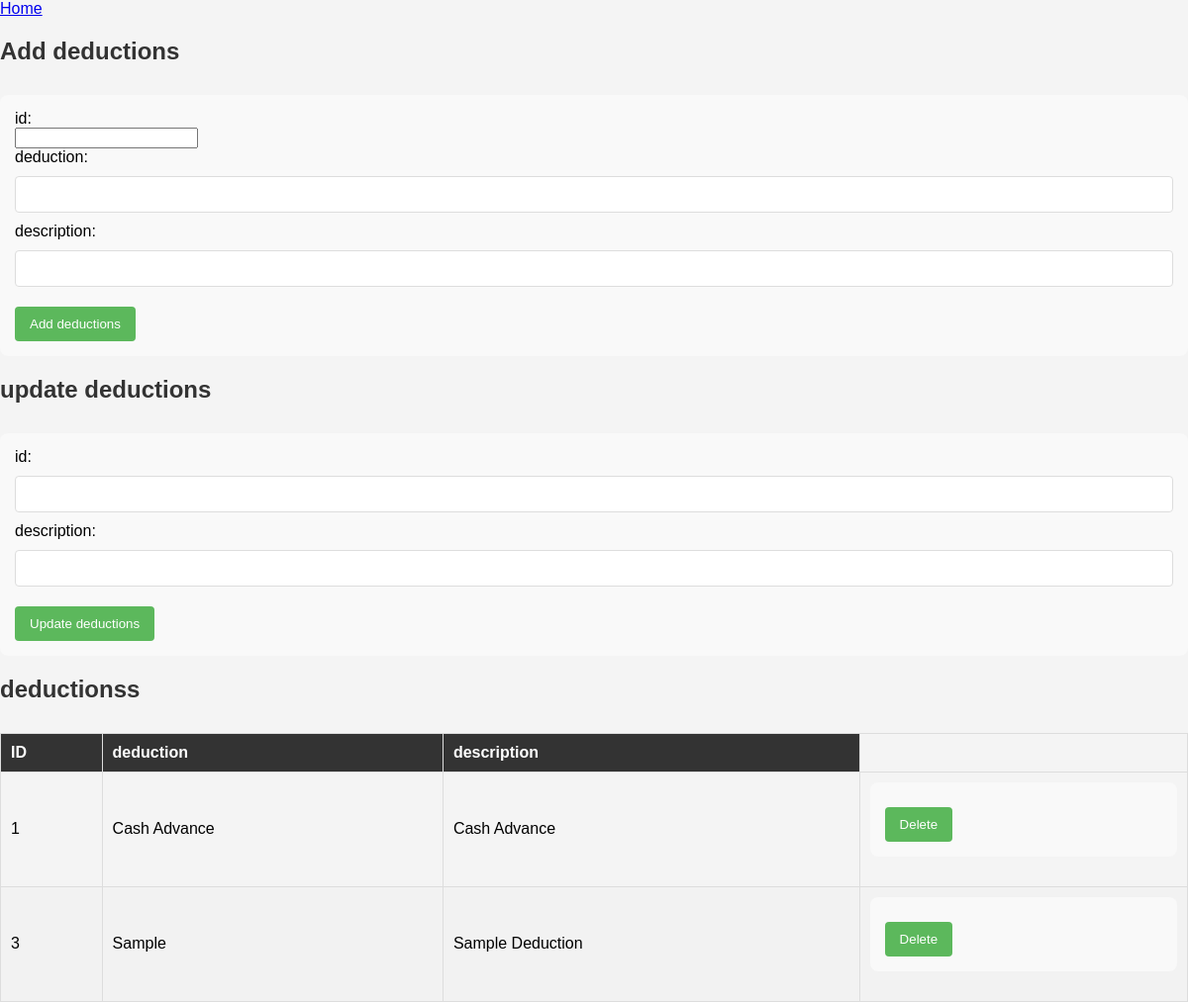
The app's page /DEDUCTION_LIST.php with its own data.
### tables this page shows
CREATE TABLE `deductions` (
  `id` int(30) NOT NULL,
  `deduction` text NOT NULL,
  `description` text NOT NULL
);

### DEDUCTION_LIST.php (the view, shortened to what this page needs)
<?php include 'db_connect.php' ?>
<nav class="sidebar">
  <a href="index.php">Home</a>
</nav>
<?php
try {
    $pdo = new PDO("mysql:host=$host;dbname=$dbname;charset=utf8", $username, $password);
    $pdo->setAttribute(PDO::ATTR_ERRMODE, PDO::ERRMODE_EXCEPTION);
} catch (PDOException $e) {
    echo "Connection failed: " . $e->getMessage();
}
$stmt = $pdo->query("SELECT * FROM deductions");
$deductions = $stmt->fetchAll(PDO::FETCH_ASSOC);
?>
<!DOCTYPE html>
<html lang="en">
<head>
<link rel="stylesheet" href="style_employee.css">
</head>
<body>
    <h2>Add deductions</h2>
    <form method="post">
        id:<br><input type="int" name="id"><br>
        deduction:<input type="text" name="deduction">
        description:<input type="text" name="description">
        <input type="submit" name="add" value="Add deductions">
    </form>
    <h2>update deductions</h2>
    <form method="post">
    id:<input type="number" name="id">
        description:<input type="text" name="description">
        <input type="submit" name="update" value="Update deductions">
    </form>
    <h2>deductionss</h2>
    <table>
        <thead>
            <tr>
                <th>ID</th>
                <th>deduction</th>
                <th>description</th>
            </tr>
        </thead>
        <tbody>
            <?php foreach ($deductions as $deductions): ?>
            <tr>
                <td><?= htmlspecialchars($deductions['id']) ?></td>
                <td><?= htmlspecialchars($deductions['deduction']) ?></td>
                <td><?= htmlspecialchars($deductions['description']) ?></td>
                <td>
                    <form method="post">
                        <input type="submit" name="delete" value="Delete">
                    </form>
                </td>
            </tr>
            <?php endforeach; ?>
        </tbody>
    </table>
</body>
</html>

### style_employee.css (style rules this page uses)
body { font-family: 'Arial', sans-serif; margin: 0; padding: 0; background-color: #f4f4f4; }
h2 { color: #333; padding-bottom: 10px; }
form { margin-bottom: 20px; background: #f9f9f9; padding: 15px; border-radius: 8px; }
input[type="text"], input[type="number"], input[type="date"], select { width: 100%; padding: 10px; margin: 10px 0; border-radius: 4px; border: 1px solid #ddd; box-sizing: border-box; }
input[type="submit"] { background-color: #5cb85c; color: white; padding: 10px 15px; border: none; border-radius: 4px; cursor: pointer; margin-top: 10px; }
table { width: 100%; border-collapse: collapse; margin-top: 20px; }
table, th, td { border: 1px solid #ddd; text-align: left; }
th, td { padding: 10px; }
th { background-color: #333; color: white; }
tr:nth-child(even) { background-color: #f2f2f2; }

### records on screen
deductions: id "1", deduction "Cash Advance", description "Cash Advance"
deductions: id "3", deduction "Sample", description "Sample Deduction"
